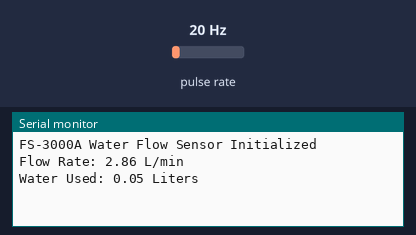
This sketch was run on a simulated Arduino Uno, built with avr-gcc and run on an emulated ATmega328P. On the bench: the last lines printed to the serial monitor. Wiring (inferred from the names in the program): pulse sensor: data pin 2. Inputs (shaded band) come from the test bench; at power-on: pulse rate 20 Hz.

Above: at 1.2 s.
1.3 s: pulse rate (sensor on pin 2) set to 4 Hz
At 2.6 s:
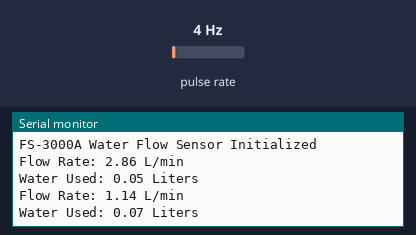
2.8 s: pulse rate (sensor on pin 2) set to 50 Hz
At 3.8 s:
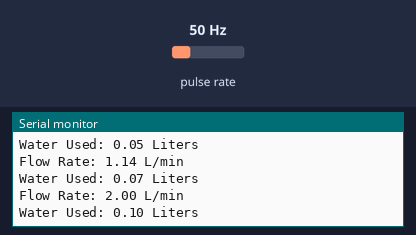
Timing chart, 0 to 5.8 s (numbered marks = the images above; inputs shaded):
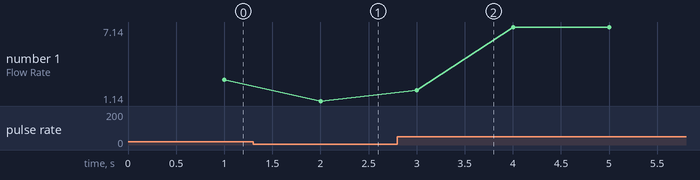

The sketch:

water-flow.ino
```cpp
const int flowSensorPin = 2;  // Pin connected to the digital output of the FS-3000A
volatile int pulseCount = 0;   // Number of pulses from the sensor
unsigned long lastPulseTime = 0;  // Variable to store the last time a pulse was detected
float waterVolume = 0.0;       // Volume of water in liters
const float pulsesPerLiter = 7.0;  // Calibration: Pulses per liter (update based on your sensor)
unsigned long lastTime = 0;   // Variable to store the last time the flow rate was calculated
unsigned long noFlowTime = 0; // Variable to store the time when flow stops

void setup() {
  // Start serial communication
  Serial.begin(9600);
  Serial.println("FS-3000A Water Flow Sensor Initialized");

  // Set the flow sensor pin as input
  pinMode(flowSensorPin, INPUT);

  // Attach interrupt to count pulses on the rising edge (when signal goes from LOW to HIGH)
  attachInterrupt(digitalPinToInterrupt(flowSensorPin), pulseCounter, RISING);
}

void loop() {
  // Check if no pulses have been detected for a certain period (e.g., 3 seconds)
  if (millis() - lastPulseTime > 3000) {  // No pulses for 3 seconds, tap is closed
    if (pulseCount > 0) {
      // Calculate the volume of water used when the tap is closed
      waterVolume = pulseCount / pulsesPerLiter;  // Calculate volume in liters

      // Print the total water volume used when the tap was open
      Serial.print("Water Used: ");
      Serial.print(waterVolume);
      Serial.println(" Liters");

      // Reset pulse count for the next measurement
      pulseCount = 0;
      waterVolume = 0.0;
    }
  } else {
    // While the tap is open, keep measuring the flow rate
    if (millis() - lastTime >= 1000) {  // Every second
      float flowRate = pulseCount / pulsesPerLiter;  // Calculate flow rate in L/min

      // Print the flow rate while the tap is open
      Serial.print("Flow Rate: ");
      Serial.print(flowRate);
      Serial.println(" L/min");

      // Calculate and print the water volume used since the last measurement
      waterVolume += flowRate / 60.0;  // Add the water volume used in the last second
      Serial.print("Water Used: ");
      Serial.print(waterVolume);
      Serial.println(" Liters");

      // Reset pulse count for the next second
      pulseCount = 0;
      lastTime = millis();
    }
  }

  // Detect when the tap is closed
  if (pulseCount == 0) {
    noFlowTime = millis();
  }
}

// Interrupt service routine to count pulses
void pulseCounter() {
  pulseCount++;  // Increment the pulse count every time a pulse is detected
  lastPulseTime = millis();  // Update the last pulse time
}
```

Measured:
- after the input at 1.3 s, the serial monitor: prints a new line after 0.70 s (image 1)
- after the input at 2.8 s, the serial monitor: prints a new line after 0.20 s (image 2)
- plotted number 1: 2.86 → 1.14 after the input at 1.3 s, 1.14 → 7.14 after the input at 2.8 s
